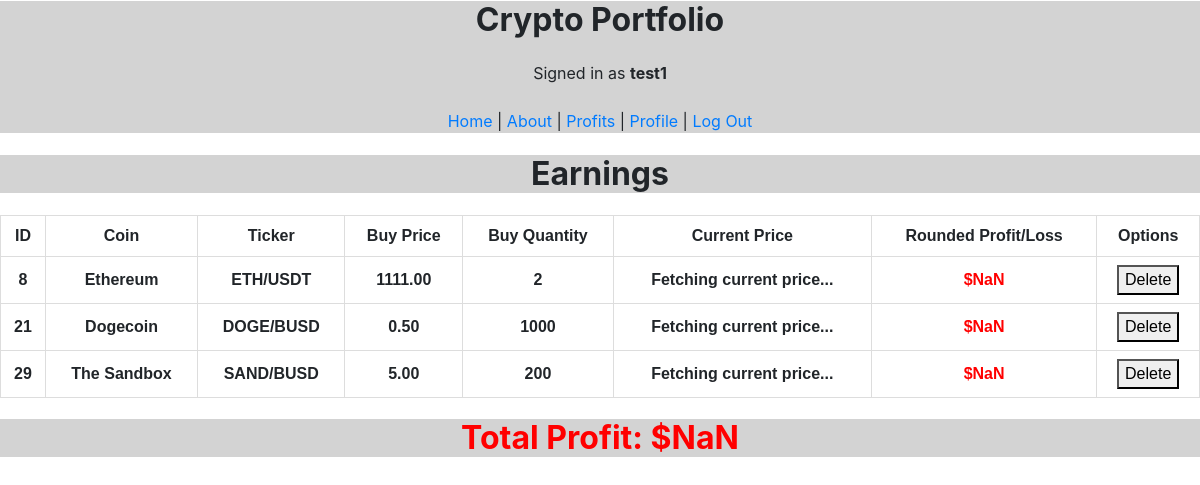
/profit (signed in), run on the app's committed database.
### crypto/models.py (models this page shows)
class User(AbstractUser):
    pass

class Portfolio(models.Model):
    user = models.ForeignKey(User, on_delete=models.CASCADE)
    buy_price = models.DecimalField(max_digits=10, decimal_places=2)
    buy_quantity = models.IntegerField()
    name = models.CharField(max_length=10)
    ticker = models.CharField(max_length=20)

### crypto/views.py (the view)
# urls.py: path("profit", views.profit, name="profit"),
@login_required
def profit(request):
    return render(request, "crypto/profit.html", {
        "coins": Portfolio.objects.all()
    })

### crypto/templates/crypto/profit.html (shortened to what this page needs)
{% extends "crypto/layout.html" %}
{% load static %}
{% block body %}
<h1>Earnings</h1>
<table id="table" class="auto-index">
    <tr>
      <th>ID</th>
      <th>Coin</th>
      <th>Ticker</th>
      <th>Buy Price</th>
      <th>Buy Quantity</th>
      <th>Current Price</th>
      <th>Rounded Profit/Loss</th>
      <th>Options</th>
    </tr>
    {% for coin in coins %}
      {% if request.user == coin.user %}
        <tr>
          <th>{{ coin.id }}</th>
          <th>{{ coin.name }}</th>
          <th id="ticker">{{ coin.ticker }}</th>
          <th id="buy_price">{{ coin.buy_price }}</th>
          <th id="buy_quantity">{{ coin.buy_quantity }}</th>
          <th class="currentPrice" data-id="{{coin.id}}" data-ticker="{{coin.ticker}}">Fetching current price...</th>
          <th class="profit" data-id="{{coin.id}}" data-buy-quantity="{{coin.buy_quantity}}" data-buy-price="{{coin.buy_price}}">Calculating profit...</th>
          <th><button class="delete" id="deleteButton-{{coin.id}}" data-id="{{coin.id}}">Delete</button></th>
        </tr>
      {% endif %}
    {% endfor %}
</table>
<h2 id="totalProfit">Calculating Total Profit...</h2>
{% endblock %}

### crypto/templates/crypto/layout.html (shortened to what this page needs)
{% load static %}
<!DOCTYPE html>
<html lang="en">
<head>
    <link rel="stylesheet" href="https://stackpath.bootstrapcdn.com/bootstrap/4.4.1/css/bootstrap.min.css">
</head>
<body>
    <div style="text-align: center; background-color: lightgray; margin-top: -20px;">
        <h1>Crypto Portfolio</h1>
        {% if user.is_authenticated %}
            Signed in as <strong>{{ user.username }}</strong>
            <br><br>
            <div>
                <a href="{% url 'index' %}">Home</a> |
                <a href="{% url 'about' %}">About</a> |
                <a href="{% url 'profit' %}">Profits</a>  |
                <a href="{% url 'profile' %}">Profile</a> |
                <a href="{% url 'logout' %}">Log Out</a>
            </div>
        {% else %}
            Not signed in.
        {% endif %}
    </div>
    {% block body %}
    {% endblock %}
</body>
</html>

### crypto/templates/crypto/layout.html (style rules this page uses)
h1, h2 { text-align: center; background-color: lightgrey; font: 700; display: block; font-size: 2em; margin-block-start: 0.67em; margin-block-end: 0.67em; margin-inline-start: 0px; margin-inline-end: 0px; font-weight: bold; }

### crypto/templates/crypto/profit.html (style rules this page uses)
table { font-family: arial, sans-serif; border-collapse: collapse; width: 100%; }
th, td { border: 1px solid #dddddd; text-align: center; padding: 8px; }

### data on the page
User: username "test1"
Portfolio: id "8", name "Ethereum", ticker "ETH/USDT", buy_price "1111.00", buy_quantity "2"
Portfolio: id "21", name "Dogecoin", ticker "DOGE/BUSD", buy_price "0.50", buy_quantity "1000"
Portfolio: id "29", name "The Sandbox", ticker "SAND/BUSD", buy_price "5.00", buy_quantity "200"
